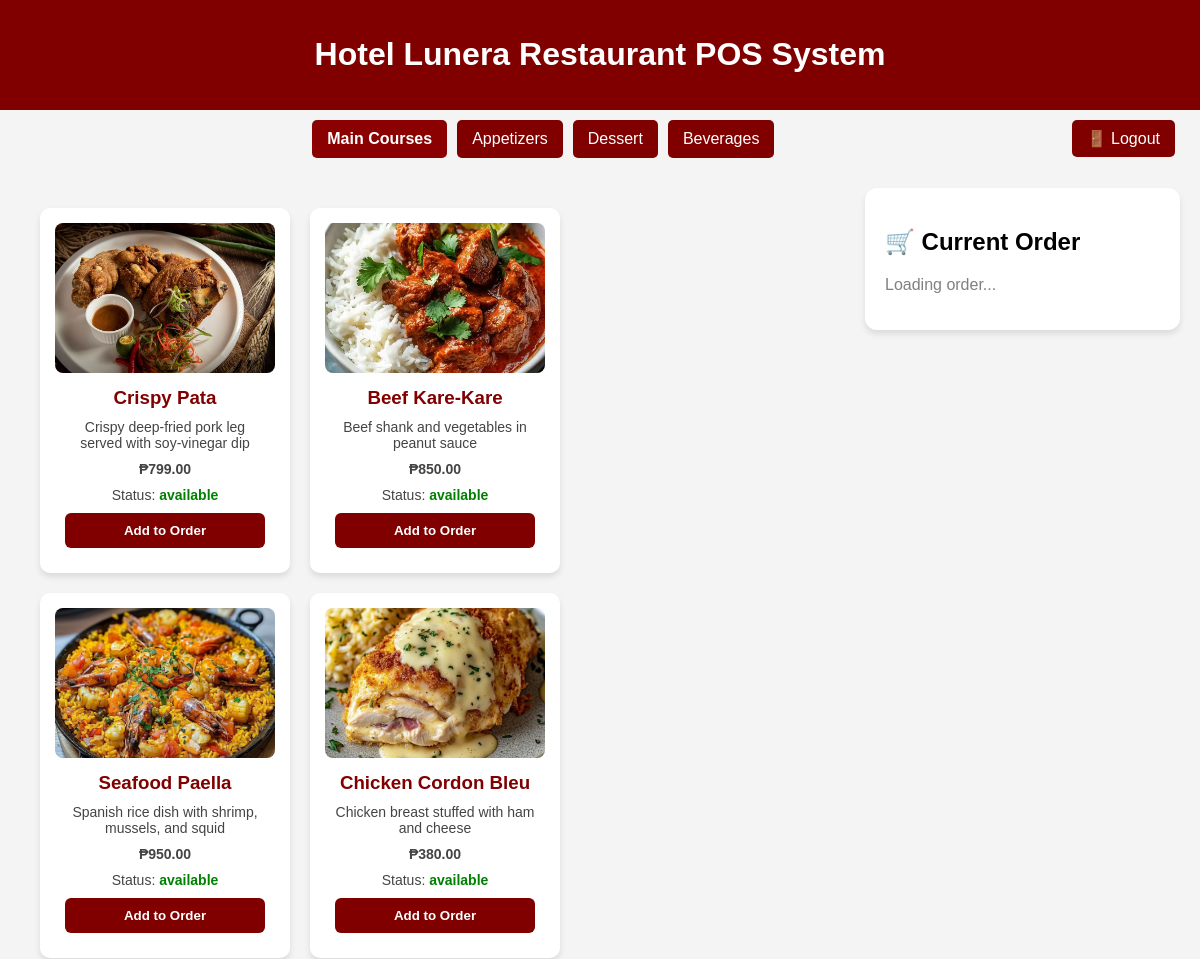
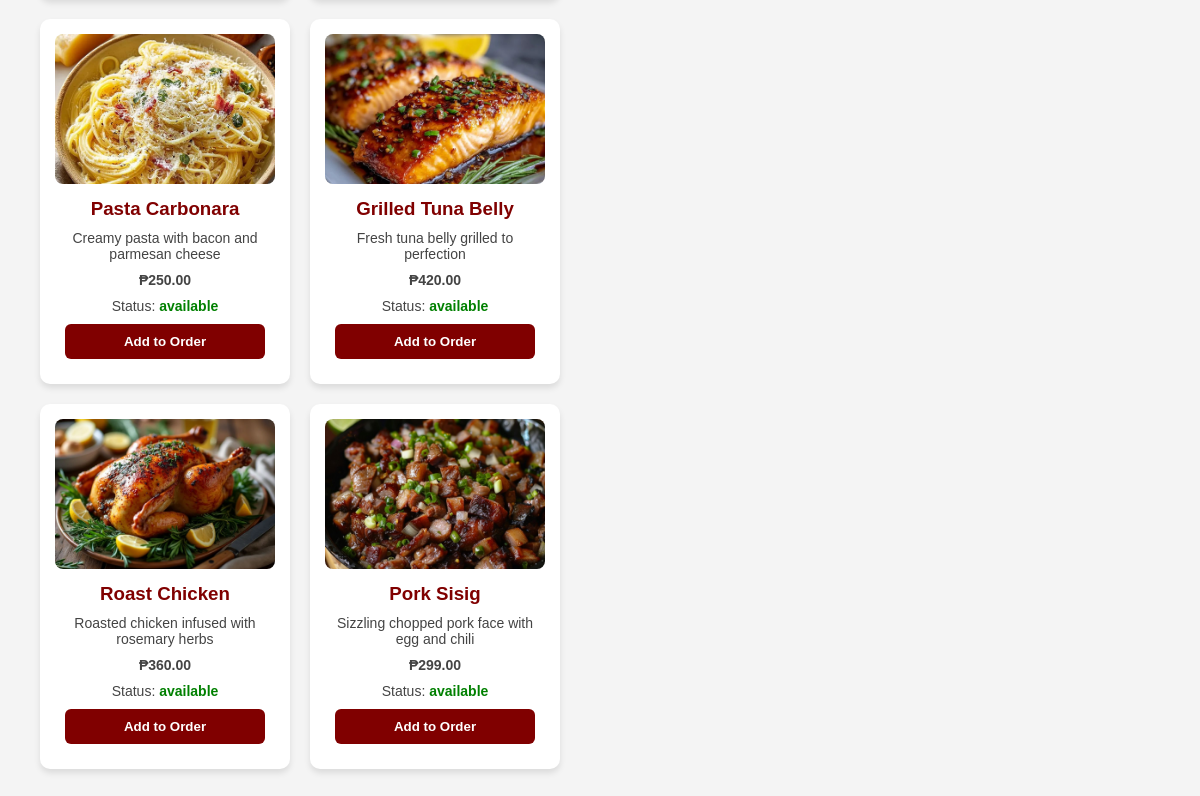
The page /index.php (signed in) on the database its author committed (2 pictures, top to bottom).
### tables this page shows
CREATE TABLE menu (
    id INT AUTO_INCREMENT PRIMARY KEY,
    name VARCHAR(100) NOT NULL,
    description TEXT,
    price DECIMAL(10,2) NOT NULL,
    image VARCHAR(255) DEFAULT 'noimage.jpg',
    status ENUM('available','unavailable') DEFAULT 'available',
    category VARCHAR(50)
);

### index.php (the view, shortened to what this page needs)
<?php
include("connection.php");
$conn->query("CREATE TABLE IF NOT EXISTS orders (
    id INT AUTO_INCREMENT PRIMARY KEY,
    user_id INT NOT NULL,
    status VARCHAR(20) DEFAULT 'pending',
    created_at TIMESTAMP DEFAULT CURRENT_TIMESTAMP
) ENGINE=InnoDB");
$conn->query("CREATE TABLE IF NOT EXISTS order_items (
    id INT AUTO_INCREMENT PRIMARY KEY,
    order_id INT NOT NULL,
    menu_id INT NOT NULL,
    quantity INT DEFAULT 1,
    sugar_level VARCHAR(10) DEFAULT '100%',
    created_at TIMESTAMP DEFAULT CURRENT_TIMESTAMP
) ENGINE=InnoDB");
$category = isset($_GET['category']) ? $_GET['category'] : 'Main Courses';
$stmt = $conn->prepare("SELECT * FROM menu WHERE category = ?");
$stmt->bind_param("s", $category);
$stmt->execute();
$menu = $stmt->get_result();
?>
<!DOCTYPE html>
<html lang="en">
<head>
<link rel="stylesheet" href="assets/css/style.css">
</head>
<body>
<header><h1>Hotel Lunera Restaurant POS System</h1></header>
<div class="top-buttons">
    <div class="nav-center">
        <a href="index.php?category=Main Courses" class="<?= ($category == 'Main Courses') ? 'active' : '' ?>">Main Courses</a>
        <a href="index.php?category=Appetizers" class="<?= ($category == 'Appetizers') ? 'active' : '' ?>">Appetizers</a>
        <a href="index.php?category=Dessert" class="<?= ($category == 'Dessert') ? 'active' : '' ?>">Dessert</a>
        <a href="index.php?category=Beverages" class="<?= ($category == 'Beverages') ? 'active' : '' ?>">Beverages</a>
    </div>
    <div class="nav-right">
        <a href="logout.php">🚪 Logout</a>
    </div>
</div>
<div class="dashboard">
    <div class="menu-section">
        <div class="menu-container">
        <?php while ($row = $menu->fetch_assoc()): ?>
            <div class="menu-card" data-category="<?= htmlspecialchars($row['category']) ?>">
                <img src="images/<?= htmlspecialchars($row['image']) ?>" alt="<?= htmlspecialchars($row['name']) ?>" onerror="this.src='images/placeholder.png'">
                <h3><?= htmlspecialchars($row['name']) ?></h3>
                <p><?= htmlspecialchars($row['description']) ?></p>
                <p class="price">₱<?= number_format($row['price'], 2) ?></p>
                <p>Status: <b style="color:<?= ($row['status'] === 'available') ? 'green' : 'red' ?>"><?= htmlspecialchars($row['status']) ?></b></p>
                <button class="order-btn" onclick="addToOrder(<?= (int)$row['id'] ?>, '<?= htmlspecialchars($row['category']) ?>')" <?= ($row['status'] === 'available') ? '' : 'disabled' ?>>Add to Order</button>
            </div>
        <?php endwhile; ?>
        </div>
    </div>
    <div class="order-section">
        <h2>🛒 Current Order</h2>
        <div class="order-list">
            <p style="color:gray;">Loading order...</p>
        </div>
    </div>
</div>
</body>
</html>

### assets/css/style.css (style rules this page uses)
body { font-family: Arial, sans-serif; margin: 0; background: #f9f9f9; }
.menu-container { padding: 20px; display: grid; grid-template-columns: repeat(auto-fit, minmax(250px, 1fr)); gap: 20px; }
.menu-card { background: white; border-radius: 10px; box-shadow: 0 2px 5px rgba(0,0,0,0.2); overflow: hidden; }
.menu-card img { width: 100%; height: 150px; object-fit: cover; }
.menu-card h3 { margin: 10px; color: maroon; }
.menu-card p { margin: 10px; font-size: 14px; color: #444; }
.menu-card .price { margin: 10px; font-weight: bold; }
.menu-card button { display: block; width: calc(100% - 20px); margin: 10px; padding: 10px; background: maroon; color: white; border: none; border-radius: 6px; cursor: pointer; }
.order-btn { display: block; width: 100%; padding: 10px; background: green; color: white; border: none; border-radius: 6px; font-weight: bold; cursor: pointer; }

### index.php (style rules this page uses)
body { font-family: Arial, sans-serif; background: #f4f4f4; margin: 0; padding: 0; }
header { background: maroon; color: white; padding: 15px; text-align: center; }
.top-buttons { display: flex; justify-content: space-between; align-items: center; background: #f4f4f4; padding: 10px 20px; }
.nav-center { flex: 1; display: flex; justify-content: center; flex-wrap: wrap; }
.nav-center a, .nav-right a { text-decoration: none; background: maroon; color: white; padding: 10px 15px; border-radius: 5px; margin: 0 5px; transition: 0.3s; }
.nav-center a.active { background: darkred; font-weight: bold; }
.dashboard { display: flex; gap: 20px; padding: 20px; }
.menu-section { flex: 3; }
.order-section { flex: 1; background: white; padding: 20px; border-radius: 12px; box-shadow: 0 4px 6px rgba(0,0,0,0.1); height: fit-content; position: sticky; top: 20px; }
.menu-container { display: flex; flex-wrap: wrap; gap: 20px; }
.menu-card { background: white; border-radius: 10px; padding: 15px; width: 220px; box-shadow: 0 4px 6px rgba(0,0,0,0.1); text-align: center; }
.menu-card img { width: 100%; height: 150px; object-fit: cover; border-radius: 8px; }
.price { font-weight: bold; color: maroon; }
.order-btn { border-radius: 6px; font-weight: bold; cursor: pointer; display: block; padding: 8px; background: darkgreen; color: white; text-decoration: none; margin-top: 10px; border: none; }

### rows shown on the page
menu: image (picture), name "Crispy Pata", description "Crispy deep-fried pork leg served with soy-vinegar dip", price "799.00", status "available"
menu: image (picture), name "Beef Kare-Kare", description "Beef shank and vegetables in peanut sauce", price "850.00", status "available"
menu: image (picture), name "Seafood Paella", description "Spanish rice dish with shrimp, mussels, and squid", price "950.00", status "available"
menu: image (picture), name "Chicken Cordon Bleu", description "Chicken breast stuffed with ham and cheese", price "380.00", status "available"
menu: image (picture), name "Pasta Carbonara", description "Creamy pasta with bacon and parmesan cheese", price "250.00", status "available"
menu: image (picture), name "Grilled Tuna Belly", description "Fresh tuna belly grilled to perfection", price "420.00", status "available"
menu: image (picture), name "Roast Chicken", description "Roasted chicken infused with rosemary herbs", price "360.00", status "available"
menu: image (picture), name "Pork Sisig", description "Sizzling chopped pork face with egg and chili", price "299.00", status "available"
